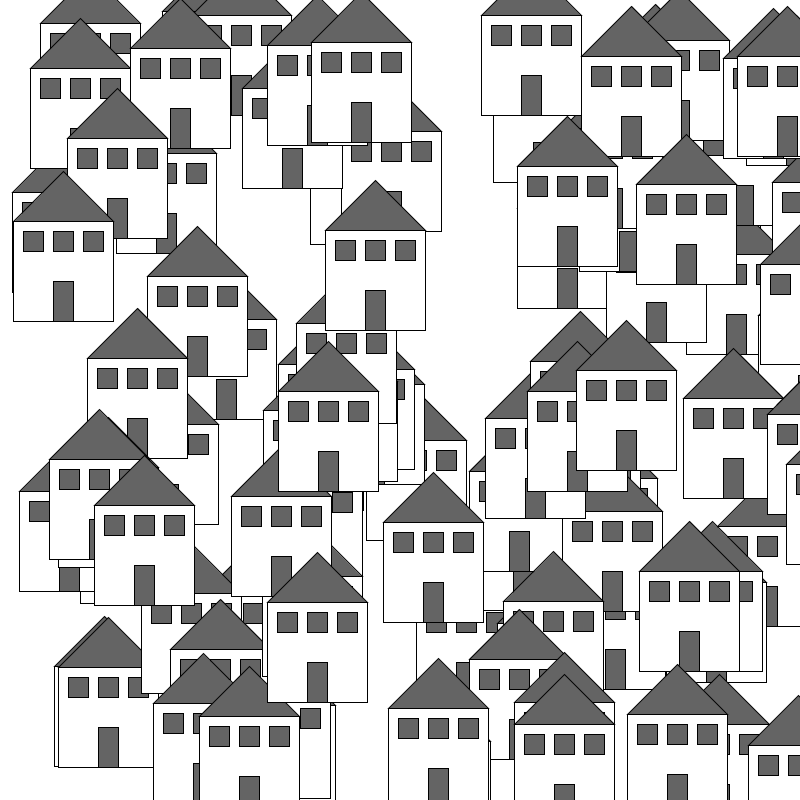
Frame 1 (no input)
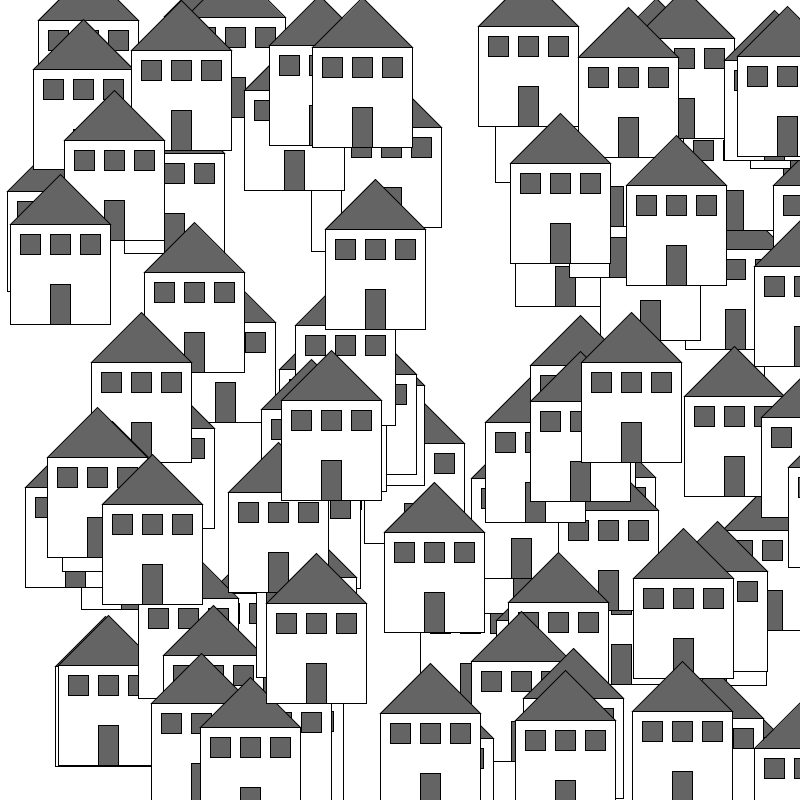
Frame 60 (the mouse pressed at the canvas centre just before this capture)
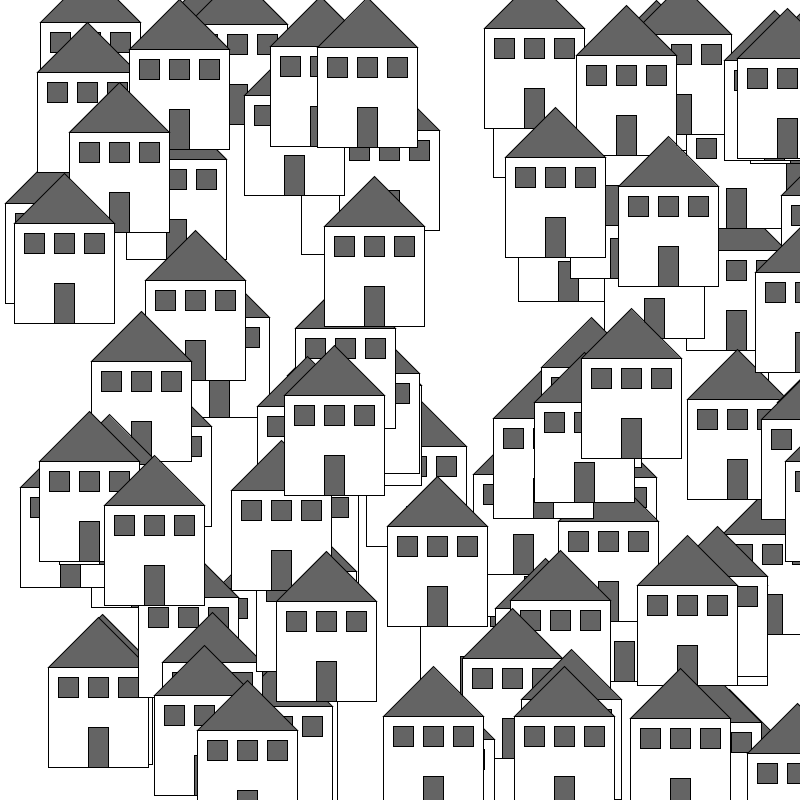
Frame 120 (the mouse held since frame 60 and released just before this capture)

The Processing sketch that drew these frames (run headless with seeded random() and noise(); from frame 60 on, the mouse is pressed at the canvas centre):

// Processing sketch: houses_array
// ── houses_array.pde
//house object
House[] houses = new House[100];

void setup() {
  size(800, 800); 
  background(255);
  for(int i = 0; i < houses.length; i++){
  houses[i] = new House(random(width), random(height), 20, 20, 100);
  }
  smooth(2);
}

void draw() {
  background(255);
  noFill(); 
  for(int i = 0; i < houses.length; i++){
  houses[i].houseQuake();
  houses[i].drawHouse();
  }
}
// ── House.pde
class House {
  //house variables
  float x, y, w, h, houseD;

  //house constructor
  House(float tempX, float tempY, float tempW, float tempH, float tempHouseD) {
    x = tempX;
    y = tempY;
    w =tempW;
    h = tempH;
    houseD = tempHouseD;
  }

  void houseQuake() {
    //change x and y randomly
    x = x + random(-1, 1);
    y = y + random(-1, 1);
    // Constrain house to window
    x = constrain(x, 0, width);
    y = constrain(y, 0, height);
  }

  void drawHouse() {
    fill(255);
    //house
    rect(x, y, houseD, houseD);
    //windows
    fill(100);
    for (float i = x+10; i < x+houseD; i = i+30) {
      stroke(0); 
      rect(i, y+10, w, h);
    }
    //roof
    triangle(x, y, x+houseD/2, y-houseD/2, x+houseD, y);
    //door 
    rect(x+40, y+60, w, h*2);
  }
}
